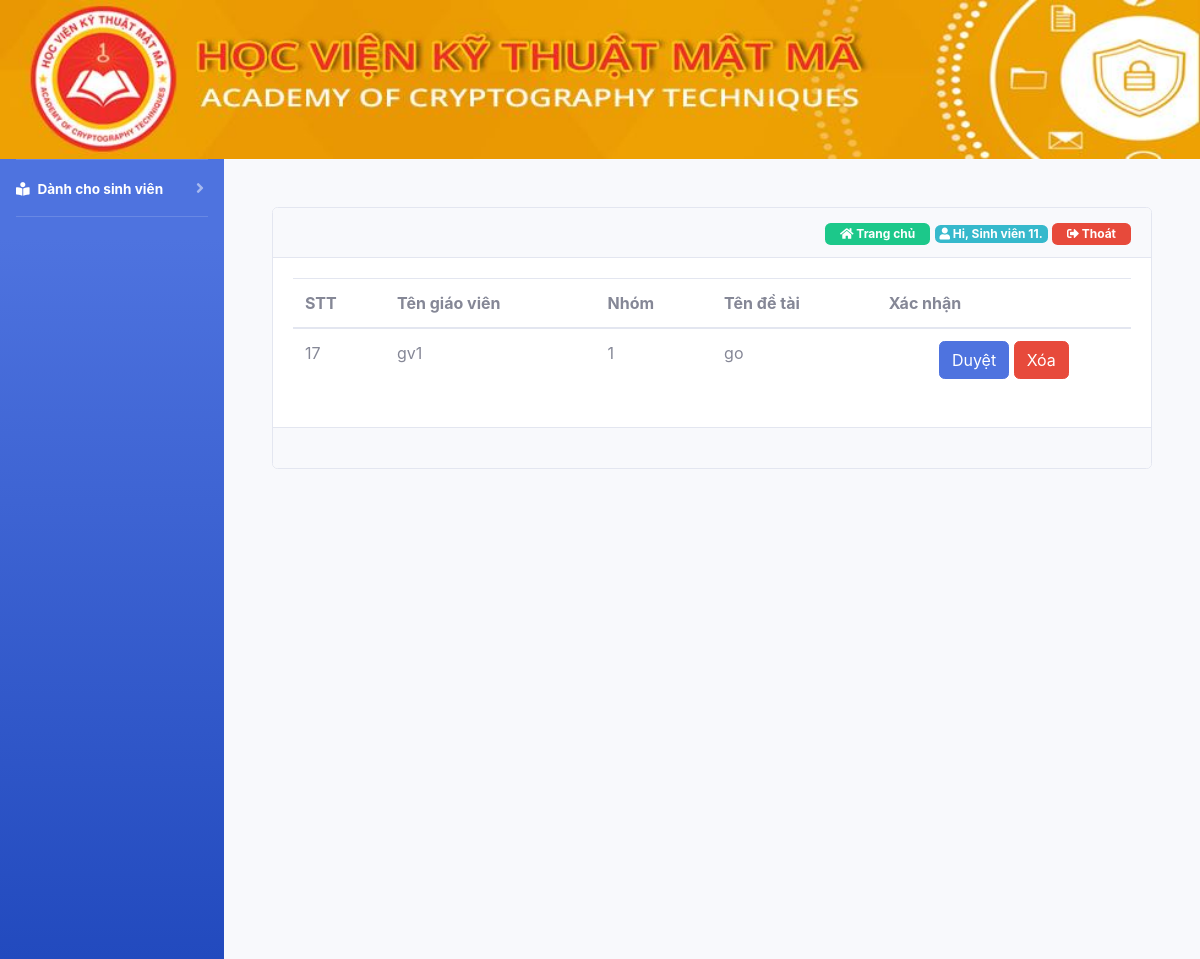
Page /duyet-de-tai.php (signed in) on the committed database.
### tables this page shows
CREATE TABLE `user` (
  `id` int(11) NOT NULL,
  `username` text NOT NULL,
  `password` text NOT NULL,
  `fullname` text NOT NULL,
  `phone` int(11) NOT NULL,
  `email` text NOT NULL,
  `permission` text NOT NULL
);

CREATE TABLE `dsdetaisv` (
  `id` int(11) NOT NULL,
  `tengv` text NOT NULL,
  `nhom` text NOT NULL,
  `detai` text NOT NULL
);

### duyet-de-tai.php (the view, shortened to what this page needs)
<!DOCTYPE html>
<html>
<head>
    <?php require_once('filecss.php') ?>
</head>
<body>
    <div class="container-fluid">
        <?php require_once('logo.php'); ?>
        <div class="main" >
            <div id="wrapper">
                <div id="sidebar">
                    <?php require_once('menu_left.php'); ?>
                </div>
                <div id="content-wrapper" class="d-flex flex-column p-5">
                    <div class="status">
                        <div class="card">
                            <div class="card-header text-right">
                                <?php require_once('home_page.php') ?>
                            </div>
                            <div class="card-body">
                                <form action="" method="post">
                                    <table class="table table-hover table-inverse">
                                        <thead>
                                            <tr>
                                                <th>STT</th>
                                                <th>Tên giáo viên</th>
                                                <th>Nhóm</th>
                                                <th>Tên đề tài</th>
                                                <th colspan="2">Xác nhận</th>
                                            </tr>
                                            <?php
                                            if ($permission == 'teacher') {
                                                $check = mysqli_query($con,"select * from dsdetaisv where tengv = '$fullname'");
                                            }else{
                                                $check = mysqli_query($con,"select * from dsdetaisv ");
                                            }
                                            while ($rowq = mysqli_fetch_row($check)) {
                                             ?>
                                         </thead>
                                         <tbody>
                                             <tr>
                                                 <td><?php echo $rowq['0'] ?></td>
                                                 <td><?php echo $rowq['1'] ?></td>
                                                 <td><?php echo $rowq['2'] ?></td>
                                                 <td><?php echo $rowq['3'] ?></td>
                                                 <td class="text-center">
                                                    <a class="btn btn-primary" href="duyet.php?stt=<?php echo $rowq['0'] ?>">Duyệt</a>
                                                    <a class="btn btn-danger" href="xoa_detai.php?stt=<?php echo $rowq['0'] ?>">Xóa</a>
                                                </td>
                                            </tr>
                                            <?php
                                        }
                                        ?>
                                    </tbody>
                                </table>
                            </form>
                        </div>
                        <div class="card-footer">
                        </div>
                    </div>
                </div>
            </div>
        </div>
    </div>
</body>
</html>

### home_page.php (shortened to what this page needs)
<a href="index.php" style="text-decoration: none;"><span class="badge badge-success" style="padding: 5px 15px; "><i class="fas fa-home"></i> Trang chủ</span></a>
<?php
if (empty($_SESSION['username'])) {
    header("Location: /TTCS/login.php");
} else {
     include 'lib/connect.php';
    $username = $_SESSION['username'];
    $sql = "select * from user where username='$username'";
    $query = mysqli_query($con, $sql);
    if ($query) {
        $row = mysqli_fetch_row($query);
        ?>
        <span class="badge badge-info"><i class="fas fa-user"></i><?php echo " Hi, " . $row[3] . "."; ?></span>
        <a href="logout.php" ><span class="badge badge-danger" style="padding: 5px 15px;"><i class="fas fa-sign-out-alt"></i> Thoát</span></a>
    <?php
}
}
?>

### rows in the picture
user: fullname "Sinh viên 11"
dsdetaisv: id "17", tengv "gv1", nhom "1", detai "go"
